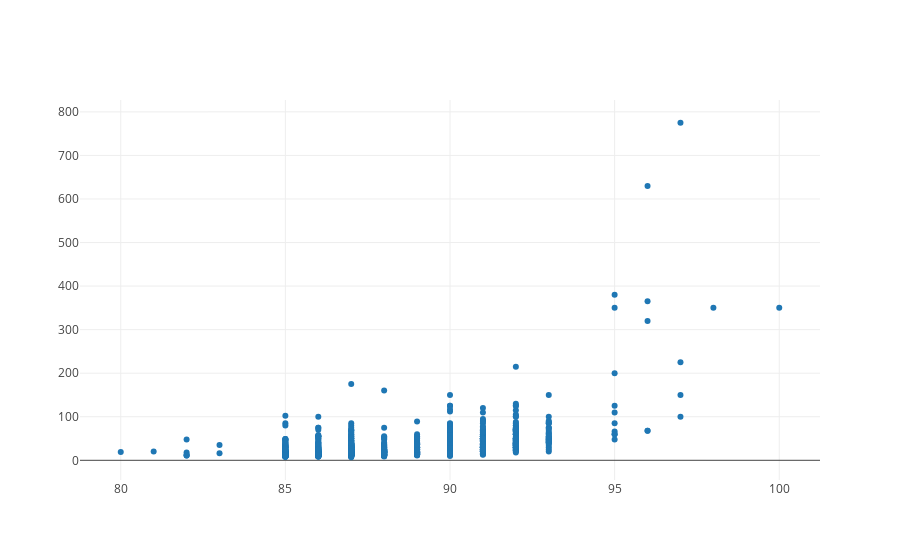

The cell this chart's notebook holds for it:
### Markdown cell above
We'll start by creating a basic scatter plot.

### Code cell
import plotly.graph_objs as go

iplot([go.Scatter(x=reviews.head(1000)['points'], y=reviews.head(1000)['price'], mode='markers')])

### Figure 1 — Plotly figure (JSON) as saved in the notebook; plotly's stock layout.template omitted (floating-point values rounded to 4 significant figures; data arrays with more than 128 entries replaced by an {"elided": "..."} marker saying what was removed)
{"data": [{"mode": "markers", "x": {"elided": "1000 int values"}, "y": {"elided": "1000 int values"}, "type": "scatter", "uid": "c6ebaa08-d5c6-11e8-8674-fb13798f140d"}], "layout": {}}
